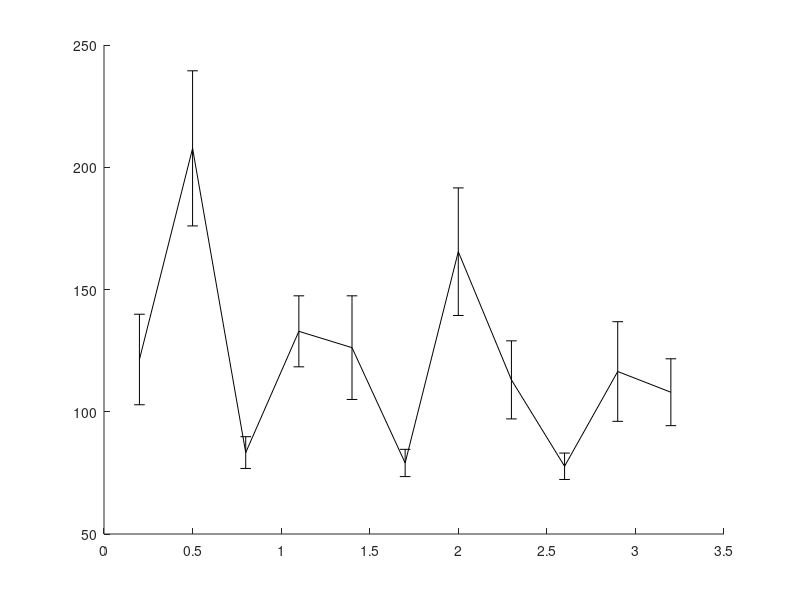

Write the MATLAB code that produced this figure. (Note: this script raises an error after producing the figure.)
% Benchmarkin rod planning with CBi-RRT for env. 1 (ABB with two poles)
% With joint limits of the ABB robots.
% last updated: 10/11/17

clear all
clc

%%
planners = {'CBiRRT','RRT','SBL','PRM'};
plannerType = planners{1};
switch plannerType
    case 'CBiRRT'
        D = load('Benchmark_CBiRRT_env1_rB.txt'); D = D(D(:,2)==1,:);
%         D = load('Benchmark_CBiRRT_env1_temp.txt'); D = [2.6*ones(size(D,1),1) D]; D = D(D(:,2)==1,:); 
    case 'RRT'
        D = load('Benchmark_RRT_env1_rB.txt'); D = D(D(:,2)==1,:);
    case 'SBL'
        D = load('Benchmark_SBL_env1_rB.txt'); D = D(D(:,2)==1,:);
%         D = load('Benchmark_SBL_env1_temp.txt'); D = [1.7*ones(size(D,1),1) D]; D = D(D(:,2)==1,:);
    case 'PRM'
        D = load('Benchmark_PRM_env1.txt'); D = D(D(:,2)==1,:);
end

%% 
disp(['Results for ' plannerType ':']);

%%
rd = sort(unique(D(:,1)));
for i = 1:length(rd)
    M = D(D(:,1)==rd(i), 2:end);
    td(i) = mean(M(:,3));
    td_ste(i) = std(M(:,3))/sqrt(size(M,1));
end

%%
disp(' ');
[tdmin, id] = min(td);
% id = 2;
% tdmin = td(id);

%%
h = figure(1);
clf
errorbar(rd,td,td_ste,'-k','linewidth',2);
ylabel('mean runtime [sec]');
xlabel('max. local-connection distance');
% xlim([0 6]);
% xlim([min(rd) max(rd)]);

%% 
sS = rd(id);
tmin = tdmin;
D = D(D(:,1)==sS, 2:end);
suc = D(:,1)==1;

disp('------------------------------------');
disp(['Results of ' num2str(size(D,1)) ' queries.']);
disp(['Minimum avg. runtime is ' num2str(tmin) 'sec with d = ' num2str(sS) ]);
disp(['Plan distance: ' num2str(D(1,2)) ]);
disp(['Avg. runtime: ' num2str(mean(D(:,3)))  ' +/- ' num2str(std(D(:,3))/sqrt(size(D,1))) ' sec ']);
disp(['Min. runtime: ' num2str(min(D(:,3))) ' msec ']);
disp(['Avg. nodes in path: ' num2str(floor(mean(D(:,9)))) ]);
disp(['Avg. nodes in trees: ' num2str(floor(mean(D(:,10)))) ]);
disp(['Avg. number of projections: ' num2str(floor(mean(D(:,4)))) ]);
disp(['Avg. local-connection time: ' num2str(mean(D(:,11)./D(:,12))*1e3)  ' +/- ' num2str(std(D(:,11)./D(:,12))/sqrt(size(D,1))*1e3) ' msec ']);
disp(['Avg. total local-connection time: ' num2str(mean(D(:,11)))  ' +/- ' num2str(std(D(:,11))/sqrt(size(D,1))*1e3) ' sec ']);
disp(['Avg. number of local connection checks: ' num2str(mean(D(:,12)))]);
disp(['Avg. collision check time: ' num2str(mean(D(:,7))) ' sec.']);
disp(['Percent of successful local connections: ' num2str(100*mean(D(:,13)./D(:,12))) '%.']);
disp(['Sampling time: ' num2str(mean(D(:,14))) ' sec']);
disp(['Sampling success rate: ' num2str(100*mean( D(:,15)./(D(:,15)+D(:,16)) )) '%']);
disp(['ODE time: ' num2str(mean(D(:,19))) ' sec which is ' num2str(100*mean(D(:,19)./D(:,3))) '% of runtime.']);
disp(['ODE checks: ' num2str(mean(D(:,17))) ' with ' num2str(100*mean( D(:,18)./D(:,17) )) '% successful.']);
%%
%%
%%
td = D(:,3);
maxT = max(td);
T1 = linspace(0,maxT,25);
T1 = T1(2:end);
for i = 1:length(T1)
    sd = td < T1(i);
    md(i) = mean(td(sd));
    Md(i) = 1-sum(sd)/length(td);
end
T1 = [0 T1];
Md = [1 Md];

%%
h = figure(2);
clf
plot(T1,Md*100,'-k','linewidth',2);
xlabel('maximum runtime [sec]');
ylabel('failure rate [%]');
xlim([0 max(T1)]);
title(plannerType);
set(h, 'Position', [100, 100, 800, 400]);
% print success_abb_reg.eps -depsc -r200

%% Runtime break
% D = load('Benchmark_CBiRRT_env1_rB.txt'); D = D(D(:,2)==1,:);
% M = D(D(:,1)==2.6, 2:end);
% v = mean(M(:,:));
% 
% t2(1) = v(3); % Total runtime
% t2(2) = v(5)-v(19)-v(7); % IK time
% t2(3) = v(7); % Collision time
% t2(4) = v(19); % ODE
% 
% n2(1) = v(4);
% n2(2) = v(6);
% n2(3) = v(17);